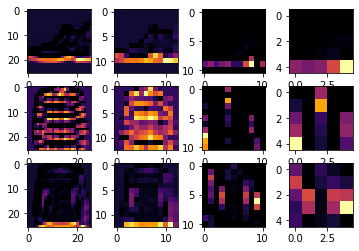

Source code (Python):
#!/usr/bin/env python3
# -*- coding: utf-8 -*-
"""
Created on Mon Jul 27 11:26:34 2020

@author: pavankunchala
"""


#this is the code for Mnsit data using CNN 

import tensorflow as tf
import numpy as np

mnist = tf.keras.datasets.fashion_mnist

(training_images, training_labels), (test_images, test_labels) = mnist.load_data()

training_images = training_images.reshape(60000,28,28,1)

# we are grayscaling here  
training_images = training_images/255

test_images = test_images.reshape(10000,28,28,1)

test_images = test_images/255

model = tf.keras.models.Sequential([
    tf.keras.layers.Conv2D(64,(3,3),activation = 'relu',input_shape =(28,28,1)),
    tf.keras.layers.MaxPool2D(2,2),
    tf.keras.layers.Conv2D(64,(3,3),activation = 'relu'),
     tf.keras.layers.MaxPool2D(2,2),
     tf.keras.layers.Flatten(),
     tf.keras.layers.Dense(128,activation = 'relu'),
     tf.keras.layers.Dense(10,activation = 'softmax')
    ]
    )

model.compile(optimizer='adam', loss='sparse_categorical_crossentropy', metrics=['accuracy'])
model.summary()
model.fit(training_images, training_labels, epochs=5)
test_loss = model.evaluate(test_images, test_labels)

import matplotlib.pyplot as plt
f, axarr = plt.subplots(3,4)
FIRST_IMAGE=0
SECOND_IMAGE=7
THIRD_IMAGE=26
CONVOLUTION_NUMBER = 1
from tensorflow.keras import models
layer_outputs = [layer.output for layer in model.layers]
activation_model = tf.keras.models.Model(inputs = model.input, outputs = layer_outputs)
for x in range(0,4):
  f1 = activation_model.predict(test_images[FIRST_IMAGE].reshape(1, 28, 28, 1))[x]
  axarr[0,x].imshow(f1[0, : , :, CONVOLUTION_NUMBER], cmap='inferno')
  axarr[0,x].grid(False)
  f2 = activation_model.predict(test_images[SECOND_IMAGE].reshape(1, 28, 28, 1))[x]
  axarr[1,x].imshow(f2[0, : , :, CONVOLUTION_NUMBER], cmap='inferno')
  axarr[1,x].grid(False)
  f3 = activation_model.predict(test_images[THIRD_IMAGE].reshape(1, 28, 28, 1))[x]
  axarr[2,x].imshow(f3[0, : , :, CONVOLUTION_NUMBER], cmap='inferno')
  axarr[2,x].grid(False)
